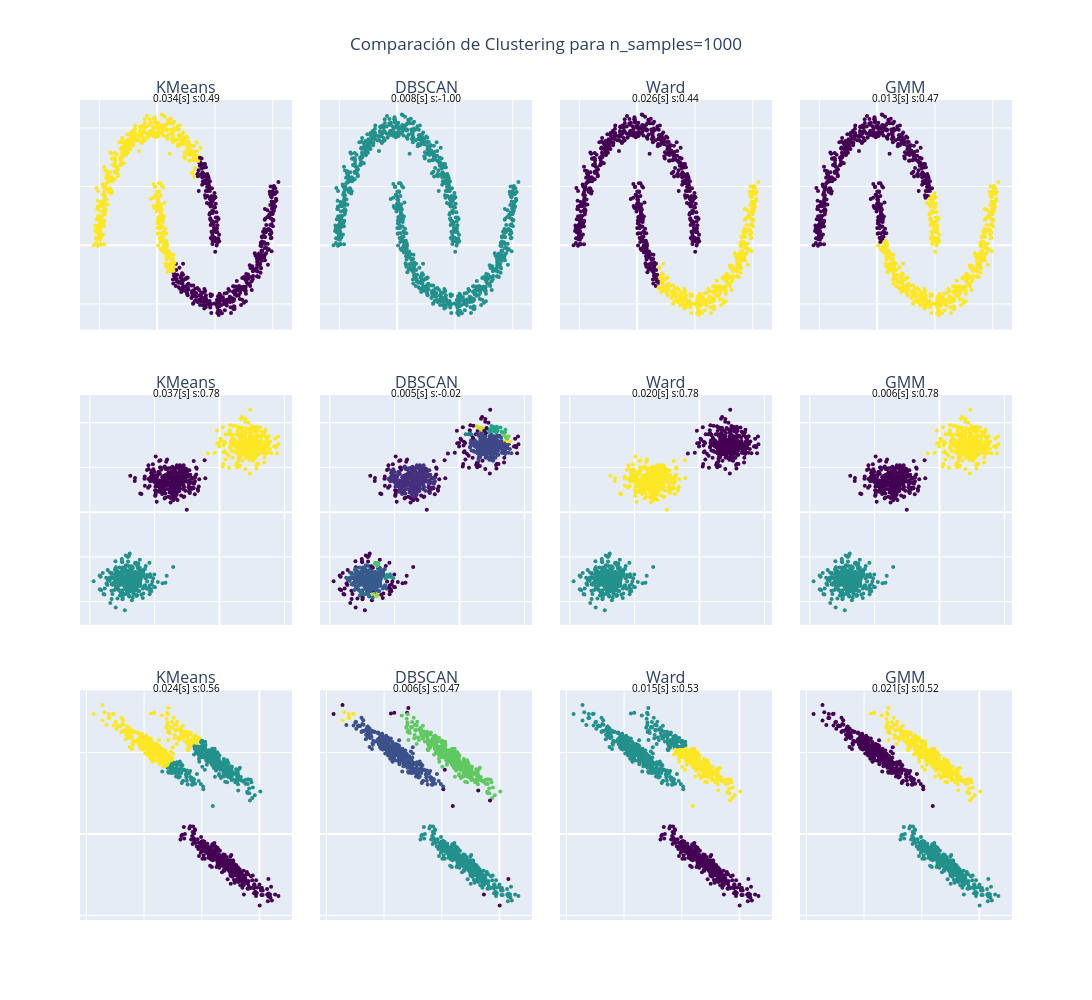
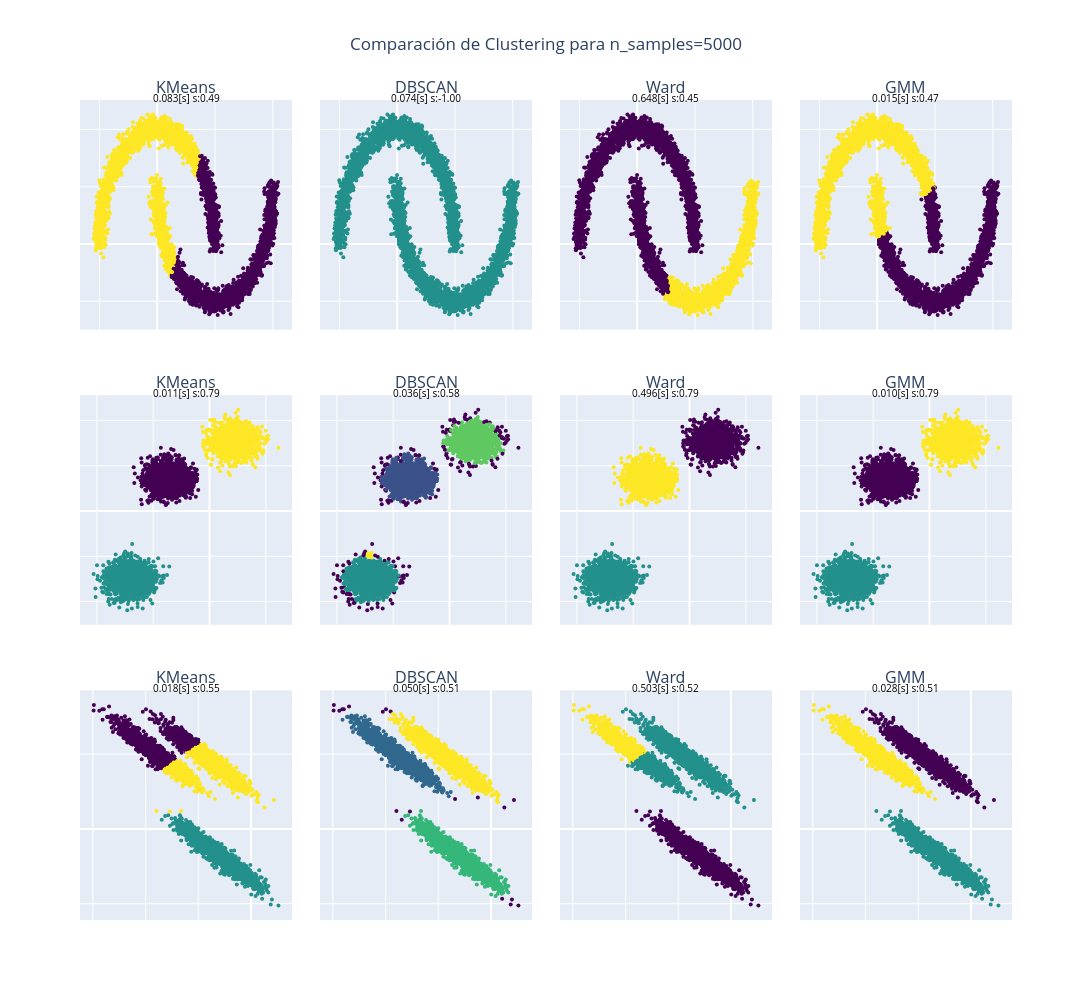

The code cell stored with these charts, in order, in its notebook:
### Markdown cell above
**Respuestas:**

### Code cell
from sklearn.cluster import KMeans, DBSCAN, AgglomerativeClustering
from sklearn.mixture import GaussianMixture
from sklearn.metrics import silhouette_score
import time

# 1 Aplicación de modelos
def apply_clustering(X, n_clusters):
    results = {}

    # KMeans
    start = time.time()
    kmeans = KMeans(n_clusters=n_clusters, n_init=10, random_state=42)
    labels = kmeans.fit_predict(X)
    t = time.time() - start
    sil = silhouette_score(X, labels) if len(set(labels)) > 1 else -1
    results["KMeans"] = (labels, t, sil)

    # DBSCAN
    start = time.time()
    db = DBSCAN(eps=0.3, min_samples=5)
    labels = db.fit_predict(X)
    t = time.time() - start
    sil = silhouette_score(X, labels) if len(set(labels)) > 1 else -1
    results["DBSCAN"] = (labels, t, sil)

    # Ward (Agglomerative)
    start = time.time()
    ward = AgglomerativeClustering(n_clusters=n_clusters, linkage="ward")
    labels = ward.fit_predict(X)
    t = time.time() - start
    sil = silhouette_score(X, labels) if len(set(labels)) > 1 else -1
    results["Ward"] = (labels, t, sil)

    # GMM
    start = time.time()
    gmm = GaussianMixture(n_components=n_clusters, random_state=42)
    labels = gmm.fit_predict(X)
    t = time.time() - start
    sil = silhouette_score(X, labels) if len(set(labels)) > 1 else -1
    results["GMM"] = (labels, t, sil)

    return results

# 2 Función de gráficos con Plotly
def plot_results_for_n(n_samples):
    datasets_dict = create_data(n_samples)

    fig = make_subplots(
        rows=3, cols=4,
        subplot_titles=[f"{algo}" for algo in ["KMeans","DBSCAN","Ward","GMM"]] * 3,
        horizontal_spacing=0.03, vertical_spacing=0.08
    )

    dataset_names = ["moons", "blobs", "mutated"]

    for i, name in enumerate(dataset_names):
        data = datasets_dict[name]
        X, n_clusters = data['x'], data['n_cluster']
        results = apply_clustering(X, n_clusters)

        for j, algo in enumerate(["KMeans","DBSCAN","Ward","GMM"]):
            labels, t, sil = results[algo]

            scatter = go.Scatter(
                x=X[:,0], y=X[:,1],
                mode="markers",
                marker=dict(color=labels, colorscale="Viridis", size=4),
                showlegend=False
            )
            fig.add_trace(scatter, row=i+1, col=j+1)

            fig.update_xaxes(showticklabels=False, row=i+1, col=j+1)
            fig.update_yaxes(showticklabels=False, row=i+1, col=j+1)

            # Agregar anotación con métricas
            fig.add_annotation(
                text=f"{t:.3f}[s] s:{sil:.2f}",
                xref="x domain", yref="y domain",
                x=0.5, y=1.05, showarrow=False,
                row=i+1, col=j+1, font=dict(size=10, color="black")
            )

    fig.update_layout(
        height=1000, width=1200,
        title_text=f"Comparación de Clustering para n_samples={n_samples}",
        title_x=0.5
    )
    fig.show()


# 3 Ejecutar para los 3 tamaños de muestra
for n in [1000, 5000, 10000]:
    plot_results_for_n(n)

### Figure 1 — Plotly figure (JSON) as saved in the notebook; plotly's stock layout.template omitted (floating-point values rounded to 4 significant figures; data arrays with more than 128 entries replaced by an {"elided": "..."} marker saying what was removed)
{"data": [{"marker": {"color": {"elided": "1000 int values"}, "colorscale": [[0, "#440154"], [0.1111, "#482878"], [0.2222, "#3e4989"], [0.3333, "#31688e"], [0.4444, "#26828e"], [0.5556, "#1f9e89"], [0.6667, "#35b779"], [0.7778, "#6ece58"], [0.8889, "#b5de2b"], [1, "#fde725"]], "size": 4}, "mode": "markers", "showlegend": false, "type": "scatter", "x": {"elided": "1000 float values"}, "xaxis": "x", "y": {"elided": "1000 float values"}, "yaxis": "y"}, {"marker": {"color": {"elided": "1000 int values"}, "colorscale": [[0, "#440154"], [0.1111, "#482878"], [0.2222, "#3e4989"], [0.3333, "#31688e"], [0.4444, "#26828e"], [0.5556, "#1f9e89"], [0.6667, "#35b779"], [0.7778, "#6ece58"], [0.8889, "#b5de2b"], [1, "#fde725"]], "size": 4}, "mode": "markers", "showlegend": false, "type": "scatter", "x": {"elided": "1000 float values"}, "xaxis": "x2", "y": {"elided": "1000 float values"}, "yaxis": "y2"}, {"marker": {"color": {"elided": "1000 int values"}, "colorscale": [[0, "#440154"], [0.1111, "#482878"], [0.2222, "#3e4989"], [0.3333, "#31688e"], [0.4444, "#26828e"], [0.5556, "#1f9e89"], [0.6667, "#35b779"], [0.7778, "#6ece58"], [0.8889, "#b5de2b"], [1, "#fde725"]], "size": 4}, "mode": "markers", "showlegend": false, "type": "scatter", "x": {"elided": "1000 float values"}, "xaxis": "x3", "y": {"elided": "1000 float values"}, "yaxis": "y3"}, {"marker": {"color": {"elided": "1000 int values"}, "colorscale": [[0, "#440154"], [0.1111, "#482878"], [0.2222, "#3e4989"], [0.3333, "#31688e"], [0.4444, "#26828e"], [0.5556, "#1f9e89"], [0.6667, "#35b779"], [0.7778, "#6ece58"], [0.8889, "#b5de2b"], [1, "#fde725"]], "size": 4}, "mode": "markers", "showlegend": false, "type": "scatter", "x": {"elided": "1000 float values"}, "xaxis": "x4", "y": {"elided": "1000 float values"}, "yaxis": "y4"}, {"marker": {"color": {"elided": "1000 int values"}, "colorscale": [[0, "#440154"], [0.1111, "#482878"], [0.2222, "#3e4989"], [0.3333, "#31688e"], [0.4444, "#26828e"], [0.5556, "#1f9e89"], [0.6667, "#35b779"], [0.7778, "#6ece58"], [0.8889, "#b5de2b"], [1, "#fde725"]], "size": 4}, "mode": "markers", "showlegend": false, "type": "scatter", "x": {"elided": "1000 float values"}, "xaxis": "x5", "y": {"elided": "1000 float values"}, "yaxis": "y5"}, {"marker": {"color": {"elided": "1000 int values"}, "colorscale": [[0, "#440154"], [0.1111, "#482878"], [0.2222, "#3e4989"], [0.3333, "#31688e"], [0.4444, "#26828e"], [0.5556, "#1f9e89"], [0.6667, "#35b779"], [0.7778, "#6ece58"], [0.8889, "#b5de2b"], [1, "#fde725"]], "size": 4}, "mode": "markers", "showlegend": false, "type": "scatter", "x": {"elided": "1000 float values"}, "xaxis": "x6", "y": {"elided": "1000 float values"}, "yaxis": "y6"}, {"marker": {"color": {"elided": "1000 int values"}, "colorscale": [[0, "#440154"], [0.1111, "#482878"], [0.2222, "#3e4989"], [0.3333, "#31688e"], [0.4444, "#26828e"], [0.5556, "#1f9e89"], [0.6667, "#35b779"], [0.7778, "#6ece58"], [0.8889, "#b5de2b"], [1, "#fde725"]], "size": 4}, "mode": "markers", "showlegend": false, "type": "scatter", "x": {"elided": "1000 float values"}, "xaxis": "x7", "y": {"elided": "1000 float values"}, "yaxis": "y7"}, {"marker": {"color": {"elided": "1000 int values"}, "colorscale": [[0, "#440154"], [0.1111, "#482878"], [0.2222, "#3e4989"], [0.3333, "#31688e"], [0.4444, "#26828e"], [0.5556, "#1f9e89"], [0.6667, "#35b779"], [0.7778, "#6ece58"], [0.8889, "#b5de2b"], [1, "#fde725"]], "size": 4}, "mode": "markers", "showlegend": false, "type": "scatter", "x": {"elided": "1000 float values"}, "xaxis": "x8", "y": {"elided": "1000 float values"}, "yaxis": "y8"}, {"marker": {"color": {"elided": "1000 int values"}, "colorscale": [[0, "#440154"], [0.1111, "#482878"], [0.2222, "#3e4989"], [0.3333, "#31688e"], [0.4444, "#26828e"], [0.5556, "#1f9e89"], [0.6667, "#35b779"], [0.7778, "#6ece58"], [0.8889, "#b5de2b"], [1, "#fde725"]], "size": 4}, "mode": "markers", "showlegend": false, "type": "scatter", "x": {"elided": "1000 float values"}, "xaxis": "x9", "y": {"elided": "1000 float values"}, "yaxis": "y9"}, {"marker": {"color": {"elided": "1000 int values"}, "colorscale": [[0, "#440154"], [0.1111, "#482878"], [0.2222, "#3e4989"], [0.3333, "#31688e"], [0.4444, "#26828e"], [0.5556, "#1f9e89"], [0.6667, "#35b779"], [0.7778, "#6ece58"], [0.8889, "#b5de2b"], [1, "#fde725"]], "size": 4}, "mode": "markers", "showlegend": false, "type": "scatter", "x": {"elided": "1000 float values"}, "xaxis": "x10", "y": {"elided": "1000 float values"}, "yaxis": "y10"}, {"marker": {"color": {"elided": "1000 int values"}, "colorscale": [[0, "#440154"], [0.1111, "#482878"], [0.2222, "#3e4989"], [0.3333, "#31688e"], [0.4444, "#26828e"], [0.5556, "#1f9e89"], [0.6667, "#35b779"], [0.7778, "#6ece58"], [0.8889, "#b5de2b"], [1, "#fde725"]], "size": 4}, "mode": "markers", "showlegend": false, "type": "scatter", "x": {"elided": "1000 float values"}, "xaxis": "x11", "y": {"elided": "1000 float values"}, "yaxis": "y11"}, {"marker": {"color": {"elided": "1000 int values"}, "colorscale": [[0, "#440154"], [0.1111, "#482878"], [0.2222, "#3e4989"], [0.3333, "#31688e"], [0.4444, "#26828e"], [0.5556, "#1f9e89"], [0.6667, "#35b779"], [0.7778, "#6ece58"], [0.8889, "#b5de2b"], [1, "#fde725"]], "size": 4}, "mode": "markers", "showlegend": false, "type": "scatter", "x": {"elided": "1000 float values"}, "xaxis": "x12", "y": {"elided": "1000 float values"}, "yaxis": "y12"}], "layout": {"annotations": [{"font": {"size": 16}, "showarrow": false, "text": "KMeans", "x": 0.1138, "xanchor": "center", "xref": "paper", "y": 1, "yanchor": "bottom", "yref": "paper"}, {"font": {"size": 16}, "showarrow": false, "text": "DBSCAN", "x": 0.3712, "xanchor": "center", "xref": "paper", "y": 1, "yanchor": "bottom", "yref": "paper"}, {"font": {"size": 16}, "showarrow": false, "text": "Ward", "x": 0.6288, "xanchor": "center", "xref": "paper", "y": 1, "yanchor": "bottom", "yref": "paper"}, {"font": {"size": 16}, "showarrow": false, "text": "GMM", "x": 0.8862, "xanchor": "center", "xref": "paper", "y": 1, "yanchor": "bottom", "yref": "paper"}, {"font": {"size": 16}, "showarrow": false, "text": "KMeans", "x": 0.1138, "xanchor": "center", "xref": "paper", "y": 0.64, "yanchor": "bottom", "yref": "paper"}, {"font": {"size": 16}, "showarrow": false, "text": "DBSCAN", "x": 0.3712, "xanchor": "center", "xref": "paper", "y": 0.64, "yanchor": "bottom", "yref": "paper"}, {"font": {"size": 16}, "showarrow": false, "text": "Ward", "x": 0.6288, "xanchor": "center", "xref": "paper", "y": 0.64, "yanchor": "bottom", "yref": "paper"}, {"font": {"size": 16}, "showarrow": false, "text": "GMM", "x": 0.8862, "xanchor": "center", "xref": "paper", "y": 0.64, "yanchor": "bottom", "yref": "paper"}, {"font": {"size": 16}, "showarrow": false, "text": "KMeans", "x": 0.1138, "xanchor": "center", "xref": "paper", "y": 0.28, "yanchor": "bottom", "yref": "paper"}, {"font": {"size": 16}, "showarrow": false, "text": "DBSCAN", "x": 0.3712, "xanchor": "center", "xref": "paper", "y": 0.28, "yanchor": "bottom", "yref": "paper"}, {"font": {"size": 16}, "showarrow": false, "text": "Ward", "x": 0.6288, "xanchor": "center", "xref": "paper", "y": 0.28, "yanchor": "bottom", "yref": "paper"}, {"font": {"size": 16}, "showarrow": false, "text": "GMM", "x": 0.8862, "xanchor": "center", "xref": "paper", "y": 0.28, "yanchor": "bottom", "yref": "paper"}, {"font": {"color": "black", "size": 10}, "showarrow": false, "text": "0.034[s] s:0.49", "x": 0.5, "xref": "x domain", "y": 1.05, "yref": "y domain"}, {"font": {"color": "black", "size": 10}, "showarrow": false, "text": "0.008[s] s:-1.00", "x": 0.5, "xref": "x2 domain", "y": 1.05, "yref": "y2 domain"}, {"font": {"color": "black", "size": 10}, "showarrow": false, "text": "0.026[s] s:0.44", "x": 0.5, "xref": "x3 domain", "y": 1.05, "yref": "y3 domain"}, {"font": {"color": "black", "size": 10}, "showarrow": false, "text": "0.013[s] s:0.47", "x": 0.5, "xref": "x4 domain", "y": 1.05, "yref": "y4 domain"}, {"font": {"color": "black", "size": 10}, "showarrow": false, "text": "0.037[s] s:0.78", "x": 0.5, "xref": "x5 domain", "y": 1.05, "yref": "y5 domain"}, {"font": {"color": "black", "size": 10}, "showarrow": false, "text": "0.005[s] s:-0.02", "x": 0.5, "xref": "x6 domain", "y": 1.05, "yref": "y6 domain"}, {"font": {"color": "black", "size": 10}, "showarrow": false, "text": "0.020[s] s:0.78", "x": 0.5, "xref": "x7 domain", "y": 1.05, "yref": "y7 domain"}, {"font": {"color": "black", "size": 10}, "showarrow": false, "text": "0.006[s] s:0.78", "x": 0.5, "xref": "x8 domain", "y": 1.05, "yref": "y8 domain"}, {"font": {"color": "black", "size": 10}, "showarrow": false, "text": "0.024[s] s:0.56", "x": 0.5, "xref": "x9 domain", "y": 1.05, "yref": "y9 domain"}, {"font": {"color": "black", "size": 10}, "showarrow": false, "text": "0.006[s] s:0.47", "x": 0.5, "xref": "x10 domain", "y": 1.05, "yref": "y10 domain"}, {"font": {"color": "black", "size": 10}, "showarrow": false, "text": "0.015[s] s:0.53", "x": 0.5, "xref": "x11 domain", "y": 1.05, "yref": "y11 domain"}, {"font": {"color": "black", "size": 10}, "showarrow": false, "text": "0.021[s] s:0.52", "x": 0.5, "xref": "x12 domain", "y": 1.05, "yref": "y12 domain"}], "height": 1000, "title": {"text": "Comparación de Clustering para n_samples=1000", "x": 0.5}, "width": 1200, "xaxis": {"anchor": "y", "domain": [0, 0.2275], "showticklabels": false}, "xaxis10": {"anchor": "y10", "domain": [0.2575, 0.485], "showticklabels": false}, "xaxis11": {"anchor": "y11", "domain": [0.515, 0.7425], "showticklabels": false}, "xaxis12": {"anchor": "y12", "domain": [0.7725, 1], "showticklabels": false}, "xaxis2": {"anchor": "y2", "domain": [0.2575, 0.485], "showticklabels": false}, "xaxis3": {"anchor": "y3", "domain": [0.515, 0.7425], "showticklabels": false}, "xaxis4": {"anchor": "y4", "domain": [0.7725, 1], "showticklabels": false}, "xaxis5": {"anchor": "y5", "domain": [0, 0.2275], "showticklabels": false}, "xaxis6": {"anchor": "y6", "domain": [0.2575, 0.485], "showticklabels": false}, "xaxis7": {"anchor": "y7", "domain": [0.515, 0.7425], "showticklabels": false}, "xaxis8": {"anchor": "y8", "domain": [0.7725, 1], "showticklabels": false}, "xaxis9": {"anchor": "y9", "domain": [0, 0.2275], "showticklabels": false}, "yaxis": {"anchor": "x", "domain": [0.72, 1], "showticklabels": false}, "yaxis10": {"anchor": "x10", "domain": [0, 0.28], "showticklabels": false}, "yaxis11": {"anchor": "x11", "domain": [0, 0.28], "showticklabels": false}, "yaxis12": {"anchor": "x12", "domain": [0, 0.28], "showticklabels": false}, "yaxis2": {"anchor": "x2", "domain": [0.72, 1], "showticklabels": false}, "yaxis3": {"anchor": "x3", "domain": [0.72, 1], "showticklabels": false}, "yaxis4": {"anchor": "x4", "domain": [0.72, 1], "showticklabels": false}, "yaxis5": {"anchor": "x5", "domain": [0.36, 0.64], "showticklabels": false}, "yaxis6": {"anchor": "x6", "domain": [0.36, 0.64], "showticklabels": false}, "yaxis7": {"anchor": "x7", "domain": [0.36, 0.64], "showticklabels": false}, "yaxis8": {"anchor": "x8", "domain": [0.36, 0.64], "showticklabels": false}, "yaxis9": {"anchor": "x9", "domain": [0, 0.28], "showticklabels": false}}}

### Figure 2 — Plotly figure (JSON) as saved in the notebook; plotly's stock layout.template omitted (floating-point values rounded to 4 significant figures; data arrays with more than 128 entries replaced by an {"elided": "..."} marker saying what was removed)
{"data": [{"marker": {"color": {"elided": "5000 int values"}, "colorscale": [[0, "#440154"], [0.1111, "#482878"], [0.2222, "#3e4989"], [0.3333, "#31688e"], [0.4444, "#26828e"], [0.5556, "#1f9e89"], [0.6667, "#35b779"], [0.7778, "#6ece58"], [0.8889, "#b5de2b"], [1, "#fde725"]], "size": 4}, "mode": "markers", "showlegend": false, "type": "scatter", "x": {"elided": "5000 float values"}, "xaxis": "x", "y": {"elided": "5000 float values"}, "yaxis": "y"}, {"marker": {"color": {"elided": "5000 int values"}, "colorscale": [[0, "#440154"], [0.1111, "#482878"], [0.2222, "#3e4989"], [0.3333, "#31688e"], [0.4444, "#26828e"], [0.5556, "#1f9e89"], [0.6667, "#35b779"], [0.7778, "#6ece58"], [0.8889, "#b5de2b"], [1, "#fde725"]], "size": 4}, "mode": "markers", "showlegend": false, "type": "scatter", "x": {"elided": "5000 float values"}, "xaxis": "x2", "y": {"elided": "5000 float values"}, "yaxis": "y2"}, {"marker": {"color": {"elided": "5000 int values"}, "colorscale": [[0, "#440154"], [0.1111, "#482878"], [0.2222, "#3e4989"], [0.3333, "#31688e"], [0.4444, "#26828e"], [0.5556, "#1f9e89"], [0.6667, "#35b779"], [0.7778, "#6ece58"], [0.8889, "#b5de2b"], [1, "#fde725"]], "size": 4}, "mode": "markers", "showlegend": false, "type": "scatter", "x": {"elided": "5000 float values"}, "xaxis": "x3", "y": {"elided": "5000 float values"}, "yaxis": "y3"}, {"marker": {"color": {"elided": "5000 int values"}, "colorscale": [[0, "#440154"], [0.1111, "#482878"], [0.2222, "#3e4989"], [0.3333, "#31688e"], [0.4444, "#26828e"], [0.5556, "#1f9e89"], [0.6667, "#35b779"], [0.7778, "#6ece58"], [0.8889, "#b5de2b"], [1, "#fde725"]], "size": 4}, "mode": "markers", "showlegend": false, "type": "scatter", "x": {"elided": "5000 float values"}, "xaxis": "x4", "y": {"elided": "5000 float values"}, "yaxis": "y4"}, {"marker": {"color": {"elided": "5000 int values"}, "colorscale": [[0, "#440154"], [0.1111, "#482878"], [0.2222, "#3e4989"], [0.3333, "#31688e"], [0.4444, "#26828e"], [0.5556, "#1f9e89"], [0.6667, "#35b779"], [0.7778, "#6ece58"], [0.8889, "#b5de2b"], [1, "#fde725"]], "size": 4}, "mode": "markers", "showlegend": false, "type": "scatter", "x": {"elided": "5000 float values"}, "xaxis": "x5", "y": {"elided": "5000 float values"}, "yaxis": "y5"}, {"marker": {"color": {"elided": "5000 int values"}, "colorscale": [[0, "#440154"], [0.1111, "#482878"], [0.2222, "#3e4989"], [0.3333, "#31688e"], [0.4444, "#26828e"], [0.5556, "#1f9e89"], [0.6667, "#35b779"], [0.7778, "#6ece58"], [0.8889, "#b5de2b"], [1, "#fde725"]], "size": 4}, "mode": "markers", "showlegend": false, "type": "scatter", "x": {"elided": "5000 float values"}, "xaxis": "x6", "y": {"elided": "5000 float values"}, "yaxis": "y6"}, {"marker": {"color": {"elided": "5000 int values"}, "colorscale": [[0, "#440154"], [0.1111, "#482878"], [0.2222, "#3e4989"], [0.3333, "#31688e"], [0.4444, "#26828e"], [0.5556, "#1f9e89"], [0.6667, "#35b779"], [0.7778, "#6ece58"], [0.8889, "#b5de2b"], [1, "#fde725"]], "size": 4}, "mode": "markers", "showlegend": false, "type": "scatter", "x": {"elided": "5000 float values"}, "xaxis": "x7", "y": {"elided": "5000 float values"}, "yaxis": "y7"}, {"marker": {"color": {"elided": "5000 int values"}, "colorscale": [[0, "#440154"], [0.1111, "#482878"], [0.2222, "#3e4989"], [0.3333, "#31688e"], [0.4444, "#26828e"], [0.5556, "#1f9e89"], [0.6667, "#35b779"], [0.7778, "#6ece58"], [0.8889, "#b5de2b"], [1, "#fde725"]], "size": 4}, "mode": "markers", "showlegend": false, "type": "scatter", "x": {"elided": "5000 float values"}, "xaxis": "x8", "y": {"elided": "5000 float values"}, "yaxis": "y8"}, {"marker": {"color": {"elided": "5000 int values"}, "colorscale": [[0, "#440154"], [0.1111, "#482878"], [0.2222, "#3e4989"], [0.3333, "#31688e"], [0.4444, "#26828e"], [0.5556, "#1f9e89"], [0.6667, "#35b779"], [0.7778, "#6ece58"], [0.8889, "#b5de2b"], [1, "#fde725"]], "size": 4}, "mode": "markers", "showlegend": false, "type": "scatter", "x": {"elided": "5000 float values"}, "xaxis": "x9", "y": {"elided": "5000 float values"}, "yaxis": "y9"}, {"marker": {"color": {"elided": "5000 int values"}, "colorscale": [[0, "#440154"], [0.1111, "#482878"], [0.2222, "#3e4989"], [0.3333, "#31688e"], [0.4444, "#26828e"], [0.5556, "#1f9e89"], [0.6667, "#35b779"], [0.7778, "#6ece58"], [0.8889, "#b5de2b"], [1, "#fde725"]], "size": 4}, "mode": "markers", "showlegend": false, "type": "scatter", "x": {"elided": "5000 float values"}, "xaxis": "x10", "y": {"elided": "5000 float values"}, "yaxis": "y10"}, {"marker": {"color": {"elided": "5000 int values"}, "colorscale": [[0, "#440154"], [0.1111, "#482878"], [0.2222, "#3e4989"], [0.3333, "#31688e"], [0.4444, "#26828e"], [0.5556, "#1f9e89"], [0.6667, "#35b779"], [0.7778, "#6ece58"], [0.8889, "#b5de2b"], [1, "#fde725"]], "size": 4}, "mode": "markers", "showlegend": false, "type": "scatter", "x": {"elided": "5000 float values"}, "xaxis": "x11", "y": {"elided": "5000 float values"}, "yaxis": "y11"}, {"marker": {"color": {"elided": "5000 int values"}, "colorscale": [[0, "#440154"], [0.1111, "#482878"], [0.2222, "#3e4989"], [0.3333, "#31688e"], [0.4444, "#26828e"], [0.5556, "#1f9e89"], [0.6667, "#35b779"], [0.7778, "#6ece58"], [0.8889, "#b5de2b"], [1, "#fde725"]], "size": 4}, "mode": "markers", "showlegend": false, "type": "scatter", "x": {"elided": "5000 float values"}, "xaxis": "x12", "y": {"elided": "5000 float values"}, "yaxis": "y12"}], "layout": {"annotations": [{"font": {"size": 16}, "showarrow": false, "text": "KMeans", "x": 0.1138, "xanchor": "center", "xref": "paper", "y": 1, "yanchor": "bottom", "yref": "paper"}, {"font": {"size": 16}, "showarrow": false, "text": "DBSCAN", "x": 0.3712, "xanchor": "center", "xref": "paper", "y": 1, "yanchor": "bottom", "yref": "paper"}, {"font": {"size": 16}, "showarrow": false, "text": "Ward", "x": 0.6288, "xanchor": "center", "xref": "paper", "y": 1, "yanchor": "bottom", "yref": "paper"}, {"font": {"size": 16}, "showarrow": false, "text": "GMM", "x": 0.8862, "xanchor": "center", "xref": "paper", "y": 1, "yanchor": "bottom", "yref": "paper"}, {"font": {"size": 16}, "showarrow": false, "text": "KMeans", "x": 0.1138, "xanchor": "center", "xref": "paper", "y": 0.64, "yanchor": "bottom", "yref": "paper"}, {"font": {"size": 16}, "showarrow": false, "text": "DBSCAN", "x": 0.3712, "xanchor": "center", "xref": "paper", "y": 0.64, "yanchor": "bottom", "yref": "paper"}, {"font": {"size": 16}, "showarrow": false, "text": "Ward", "x": 0.6288, "xanchor": "center", "xref": "paper", "y": 0.64, "yanchor": "bottom", "yref": "paper"}, {"font": {"size": 16}, "showarrow": false, "text": "GMM", "x": 0.8862, "xanchor": "center", "xref": "paper", "y": 0.64, "yanchor": "bottom", "yref": "paper"}, {"font": {"size": 16}, "showarrow": false, "text": "KMeans", "x": 0.1138, "xanchor": "center", "xref": "paper", "y": 0.28, "yanchor": "bottom", "yref": "paper"}, {"font": {"size": 16}, "showarrow": false, "text": "DBSCAN", "x": 0.3712, "xanchor": "center", "xref": "paper", "y": 0.28, "yanchor": "bottom", "yref": "paper"}, {"font": {"size": 16}, "showarrow": false, "text": "Ward", "x": 0.6288, "xanchor": "center", "xref": "paper", "y": 0.28, "yanchor": "bottom", "yref": "paper"}, {"font": {"size": 16}, "showarrow": false, "text": "GMM", "x": 0.8862, "xanchor": "center", "xref": "paper", "y": 0.28, "yanchor": "bottom", "yref": "paper"}, {"font": {"color": "black", "size": 10}, "showarrow": false, "text": "0.083[s] s:0.49", "x": 0.5, "xref": "x domain", "y": 1.05, "yref": "y domain"}, {"font": {"color": "black", "size": 10}, "showarrow": false, "text": "0.074[s] s:-1.00", "x": 0.5, "xref": "x2 domain", "y": 1.05, "yref": "y2 domain"}, {"font": {"color": "black", "size": 10}, "showarrow": false, "text": "0.648[s] s:0.45", "x": 0.5, "xref": "x3 domain", "y": 1.05, "yref": "y3 domain"}, {"font": {"color": "black", "size": 10}, "showarrow": false, "text": "0.015[s] s:0.47", "x": 0.5, "xref": "x4 domain", "y": 1.05, "yref": "y4 domain"}, {"font": {"color": "black", "size": 10}, "showarrow": false, "text": "0.011[s] s:0.79", "x": 0.5, "xref": "x5 domain", "y": 1.05, "yref": "y5 domain"}, {"font": {"color": "black", "size": 10}, "showarrow": false, "text": "0.036[s] s:0.58", "x": 0.5, "xref": "x6 domain", "y": 1.05, "yref": "y6 domain"}, {"font": {"color": "black", "size": 10}, "showarrow": false, "text": "0.496[s] s:0.79", "x": 0.5, "xref": "x7 domain", "y": 1.05, "yref": "y7 domain"}, {"font": {"color": "black", "size": 10}, "showarrow": false, "text": "0.010[s] s:0.79", "x": 0.5, "xref": "x8 domain", "y": 1.05, "yref": "y8 domain"}, {"font": {"color": "black", "size": 10}, "showarrow": false, "text": "0.018[s] s:0.55", "x": 0.5, "xref": "x9 domain", "y": 1.05, "yref": "y9 domain"}, {"font": {"color": "black", "size": 10}, "showarrow": false, "text": "0.050[s] s:0.51", "x": 0.5, "xref": "x10 domain", "y": 1.05, "yref": "y10 domain"}, {"font": {"color": "black", "size": 10}, "showarrow": false, "text": "0.503[s] s:0.52", "x": 0.5, "xref": "x11 domain", "y": 1.05, "yref": "y11 domain"}, {"font": {"color": "black", "size": 10}, "showarrow": false, "text": "0.028[s] s:0.51", "x": 0.5, "xref": "x12 domain", "y": 1.05, "yref": "y12 domain"}], "height": 1000, "title": {"text": "Comparación de Clustering para n_samples=5000", "x": 0.5}, "width": 1200, "xaxis": {"anchor": "y", "domain": [0, 0.2275], "showticklabels": false}, "xaxis10": {"anchor": "y10", "domain": [0.2575, 0.485], "showticklabels": false}, "xaxis11": {"anchor": "y11", "domain": [0.515, 0.7425], "showticklabels": false}, "xaxis12": {"anchor": "y12", "domain": [0.7725, 1], "showticklabels": false}, "xaxis2": {"anchor": "y2", "domain": [0.2575, 0.485], "showticklabels": false}, "xaxis3": {"anchor": "y3", "domain": [0.515, 0.7425], "showticklabels": false}, "xaxis4": {"anchor": "y4", "domain": [0.7725, 1], "showticklabels": false}, "xaxis5": {"anchor": "y5", "domain": [0, 0.2275], "showticklabels": false}, "xaxis6": {"anchor": "y6", "domain": [0.2575, 0.485], "showticklabels": false}, "xaxis7": {"anchor": "y7", "domain": [0.515, 0.7425], "showticklabels": false}, "xaxis8": {"anchor": "y8", "domain": [0.7725, 1], "showticklabels": false}, "xaxis9": {"anchor": "y9", "domain": [0, 0.2275], "showticklabels": false}, "yaxis": {"anchor": "x", "domain": [0.72, 1], "showticklabels": false}, "yaxis10": {"anchor": "x10", "domain": [0, 0.28], "showticklabels": false}, "yaxis11": {"anchor": "x11", "domain": [0, 0.28], "showticklabels": false}, "yaxis12": {"anchor": "x12", "domain": [0, 0.28], "showticklabels": false}, "yaxis2": {"anchor": "x2", "domain": [0.72, 1], "showticklabels": false}, "yaxis3": {"anchor": "x3", "domain": [0.72, 1], "showticklabels": false}, "yaxis4": {"anchor": "x4", "domain": [0.72, 1], "showticklabels": false}, "yaxis5": {"anchor": "x5", "domain": [0.36, 0.64], "showticklabels": false}, "yaxis6": {"anchor": "x6", "domain": [0.36, 0.64], "showticklabels": false}, "yaxis7": {"anchor": "x7", "domain": [0.36, 0.64], "showticklabels": false}, "yaxis8": {"anchor": "x8", "domain": [0.36, 0.64], "showticklabels": false}, "yaxis9": {"anchor": "x9", "domain": [0, 0.28], "showticklabels": false}}}
